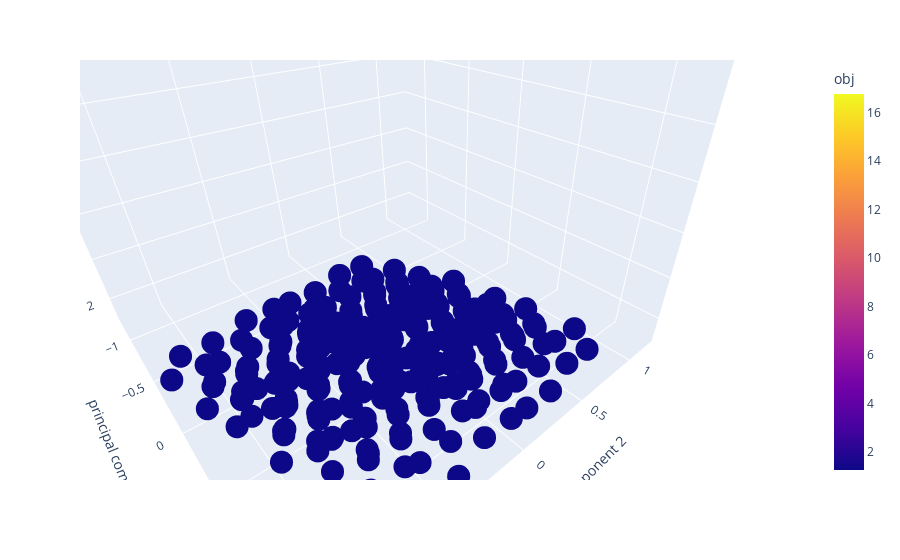

This figure's notebook cell:
### Code cell
fig = px.scatter_3d(df1, x='principal component 1', y='principal component 2', z='obj',
              color='obj')
fig.show()

### Figure 1 — Plotly figure (JSON) as saved in the notebook; plotly's stock layout.template omitted (floating-point values rounded to 4 significant figures; data arrays with more than 128 entries replaced by an {"elided": "..."} marker saying what was removed)
{"data": [{"hovertemplate": "principal component 1=%{x}<br>principal component 2=%{y}<br>obj=%{marker.color}<extra></extra>", "legendgroup": "", "marker": {"color": {"elided": "1023 float values"}, "coloraxis": "coloraxis", "symbol": "circle"}, "mode": "markers", "name": "", "scene": "scene", "showlegend": false, "type": "scatter3d", "x": {"elided": "1023 float values"}, "y": {"elided": "1023 float values"}, "z": {"elided": "1023 float values"}}], "layout": {"autosize": true, "coloraxis": {"colorbar": {"title": {"text": "obj"}}, "colorscale": [[0, "#0d0887"], [0.1111, "#46039f"], [0.2222, "#7201a8"], [0.3333, "#9c179e"], [0.4444, "#bd3786"], [0.5556, "#d8576b"], [0.6667, "#ed7953"], [0.7778, "#fb9f3a"], [0.8889, "#fdca26"], [1, "#f0f921"]]}, "dragmode": "zoom", "legend": {"tracegroupgap": 0}, "margin": {"t": 60}, "scene": {"aspectmode": "auto", "aspectratio": {"x": 1, "y": 1, "z": 1}, "camera": {"center": {"x": 0.3034, "y": -0.03819, "z": -0.1442}, "eye": {"x": 0.8861, "y": -0.5567, "z": 0.3662}, "projection": {"type": "perspective"}, "up": {"x": 0, "y": 0, "z": 1}}, "domain": {"x": [0, 1], "y": [0, 1]}, "dragmode": "turntable", "xaxis": {"title": {"text": "principal component 1"}, "type": "linear"}, "yaxis": {"title": {"text": "principal component 2"}, "type": "linear"}, "zaxis": {"title": {"text": "obj"}, "type": "linear"}}}}
